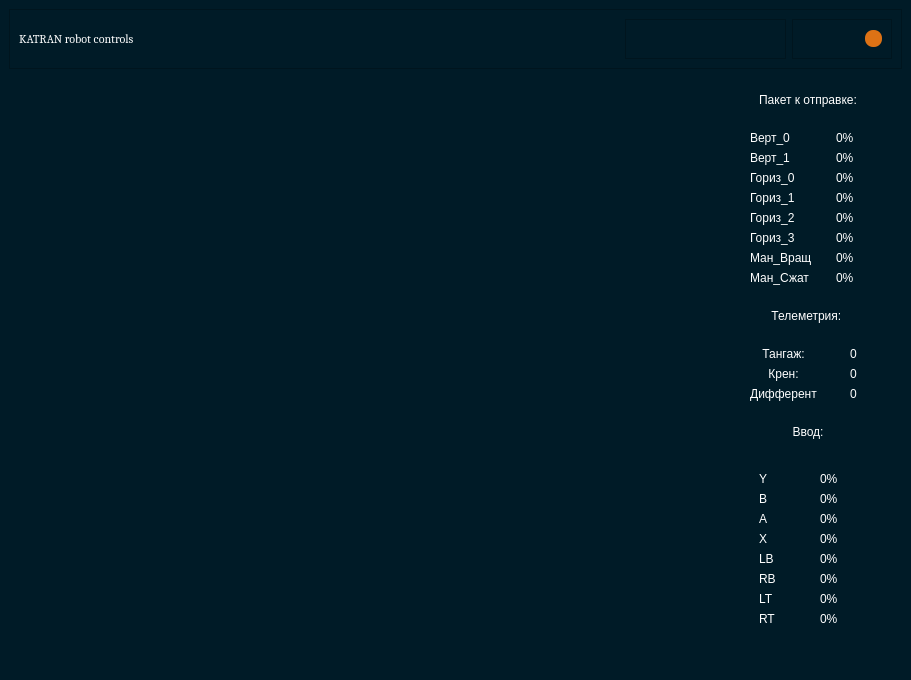
<?xml version="1.0" encoding="UTF-8"?>
<ui version="4.0">
 <class>MainWindow</class>
 <widget class="QMainWindow" name="MainWindow">
  <property name="geometry">
   <rect>
    <x>0</x>
    <y>0</y>
    <width>911</width>
    <height>672</height>
   </rect>
  </property>
  <property name="windowTitle">
   <string>MainWindow</string>
  </property>
  <property name="styleSheet">
   <string notr="true">color:rgb(42, 42, 42)</string>
  </property>
  <widget class="QWidget" name="centralwidget">
   <property name="styleSheet">
    <string notr="true">background-color: rgb(0, 27, 39);</string>
   </property>
   <layout class="QVBoxLayout" name="verticalLayout_6">
    <item>
     <widget class="QFrame" name="frame_10">
      <property name="frameShape">
       <enum>QFrame::StyledPanel</enum>
      </property>
      <property name="frameShadow">
       <enum>QFrame::Raised</enum>
      </property>
      <layout class="QHBoxLayout" name="horizontalLayout">
       <item>
        <widget class="QLabel" name="label_title">
         <property name="minimumSize">
          <size>
           <width>600</width>
           <height>32</height>
          </size>
         </property>
         <property name="maximumSize">
          <size>
           <width>9999999</width>
           <height>9999999</height>
          </size>
         </property>
         <property name="font">
          <font>
           <family>Cambria</family>
           <pointsize>9</pointsize>
           <italic>false</italic>
           <bold>false</bold>
          </font>
         </property>
         <property name="styleSheet">
          <string notr="true">color: rgb(255, 255, 255);
font: 9pt &quot;Cambria&quot;;</string>
         </property>
         <property name="text">
          <string>KATRAN robot controls</string>
         </property>
        </widget>
       </item>
       <item>
        <widget class="QFrame" name="frameAppTabs">
         <property name="maximumSize">
          <size>
           <width>200</width>
           <height>16777215</height>
          </size>
         </property>
         <property name="frameShape">
          <enum>QFrame::StyledPanel</enum>
         </property>
         <property name="frameShadow">
          <enum>QFrame::Raised</enum>
         </property>
         <layout class="QHBoxLayout" name="horizontalLayout_6"/>
        </widget>
       </item>
       <item>
        <widget class="QFrame" name="frame_btns">
         <property name="maximumSize">
          <size>
           <width>100</width>
           <height>16777215</height>
          </size>
         </property>
         <property name="frameShape">
          <enum>QFrame::StyledPanel</enum>
         </property>
         <property name="frameShadow">
          <enum>QFrame::Raised</enum>
         </property>
         <layout class="QHBoxLayout" name="horizontalLayout_7">
          <item>
           <spacer name="horizontalSpacer">
            <property name="orientation">
             <enum>Qt::Horizontal</enum>
            </property>
            <property name="sizeHint" stdset="0">
             <size>
              <width>40</width>
              <height>20</height>
             </size>
            </property>
           </spacer>
          </item>
          <item>
           <widget class="QPushButton" name="btn_close">
            <property name="minimumSize">
             <size>
              <width>16</width>
              <height>16</height>
             </size>
            </property>
            <property name="maximumSize">
             <size>
              <width>17</width>
              <height>17</height>
             </size>
            </property>
            <property name="toolTip">
             <string>Close</string>
            </property>
            <property name="styleSheet">
             <string notr="true">QPushButton {
	border: none;
	border-radius: 8px;		
	background-color: rgb(221, 114, 21);
	background-repeat: no-repeat;
	background-position: center;
	background-image: url(:/icons/icons/icon_close.png);
}
QPushButton:hover {		
	background-color: rgb(159, 80, 15);
}</string>
            </property>
            <property name="text">
             <string/>
            </property>
           </widget>
          </item>
         </layout>
        </widget>
       </item>
      </layout>
     </widget>
    </item>
    <item>
     <widget class="QFrame" name="frame">
      <property name="styleSheet">
       <string notr="true">background-color: rgb(0, 27, 39);
border-radius: 10px;

</string>
      </property>
      <property name="frameShape">
       <enum>QFrame::StyledPanel</enum>
      </property>
      <property name="frameShadow">
       <enum>QFrame::Raised</enum>
      </property>
      <layout class="QHBoxLayout" name="horizontalLayout_2">
       <item>
        <widget class="QLabel" name="camera_feed">
         <property name="sizePolicy">
          <sizepolicy hsizetype="MinimumExpanding" vsizetype="MinimumExpanding">
           <horstretch>0</horstretch>
           <verstretch>0</verstretch>
          </sizepolicy>
         </property>
         <property name="text">
          <string/>
         </property>
        </widget>
       </item>
       <item>
        <widget class="QFrame" name="frame_2">
         <property name="frameShape">
          <enum>QFrame::StyledPanel</enum>
         </property>
         <property name="frameShadow">
          <enum>QFrame::Raised</enum>
         </property>
         <layout class="QVBoxLayout" name="verticalLayout">
          <item>
           <widget class="QLabel" name="label_packetForSending">
            <property name="sizePolicy">
             <sizepolicy hsizetype="Preferred" vsizetype="Preferred">
              <horstretch>0</horstretch>
              <verstretch>0</verstretch>
             </sizepolicy>
            </property>
            <property name="styleSheet">
             <string notr="true">color: rgb(255, 255, 255);</string>
            </property>
            <property name="text">
             <string>Пакет к отправке:</string>
            </property>
            <property name="alignment">
             <set>Qt::AlignCenter</set>
            </property>
           </widget>
          </item>
          <item>
           <widget class="QFrame" name="frame_3">
            <property name="frameShape">
             <enum>QFrame::StyledPanel</enum>
            </property>
            <property name="frameShadow">
             <enum>QFrame::Raised</enum>
            </property>
            <layout class="QHBoxLayout" name="horizontalLayout_3">
             <item>
              <widget class="QFrame" name="frame_5">
               <property name="frameShape">
                <enum>QFrame::StyledPanel</enum>
               </property>
               <property name="frameShadow">
                <enum>QFrame::Raised</enum>
               </property>
               <layout class="QVBoxLayout" name="verticalLayout_2">
                <item>
                 <widget class="QLabel" name="thrus_vert_0">
                  <property name="palette">
                   <palette>
                    <active>
                     <colorrole role="WindowText">
                      <brush brushstyle="SolidPattern">
                       <color alpha="255">
                        <red>255</red>
                        <green>255</green>
                        <blue>255</blue>
                       </color>
                      </brush>
                     </colorrole>
                     <colorrole role="Button">
                      <brush brushstyle="SolidPattern">
                       <color alpha="255">
                        <red>0</red>
                        <green>27</green>
                        <blue>39</blue>
                       </color>
                      </brush>
                     </colorrole>
                     <colorrole role="Text">
                      <brush brushstyle="SolidPattern">
                       <color alpha="255">
                        <red>255</red>
                        <green>255</green>
                        <blue>255</blue>
                       </color>
                      </brush>
                     </colorrole>
                     <colorrole role="ButtonText">
                      <brush brushstyle="SolidPattern">
                       <color alpha="255">
                        <red>255</red>
                        <green>255</green>
                        <blue>255</blue>
                       </color>
                      </brush>
                     </colorrole>
                     <colorrole role="Base">
                      <brush brushstyle="SolidPattern">
                       <color alpha="255">
                        <red>0</red>
                        <green>27</green>
                        <blue>39</blue>
                       </color>
                      </brush>
                     </colorrole>
                     <colorrole role="Window">
                      <brush brushstyle="SolidPattern">
                       <color alpha="255">
                        <red>0</red>
                        <green>27</green>
                        <blue>39</blue>
                       </color>
                      </brush>
                     </colorrole>
                     <colorrole role="PlaceholderText">
                      <brush brushstyle="SolidPattern">
                       <color alpha="255">
                        <red>255</red>
                        <green>255</green>
                        <blue>255</blue>
                       </color>
                      </brush>
                     </colorrole>
                    </active>
                    <inactive>
                     <colorrole role="WindowText">
                      <brush brushstyle="SolidPattern">
                       <color alpha="255">
                        <red>255</red>
                        <green>255</green>
                        <blue>255</blue>
                       </color>
                      </brush>
                     </colorrole>
                     <colorrole role="Button">
                      <brush brushstyle="SolidPattern">
                       <color alpha="255">
                        <red>0</red>
                        <green>27</green>
                        <blue>39</blue>
                       </color>
                      </brush>
                     </colorrole>
                     <colorrole role="Text">
                      <brush brushstyle="SolidPattern">
                       <color alpha="255">
                        <red>255</red>
                        <green>255</green>
                        <blue>255</blue>
                       </color>
                      </brush>
                     </colorrole>
                     <colorrole role="ButtonText">
                      <brush brushstyle="SolidPattern">
                       <color alpha="255">
                        <red>255</red>
                        <green>255</green>
                        <blue>255</blue>
                       </color>
                      </brush>
                     </colorrole>
                     <colorrole role="Base">
                      <brush brushstyle="SolidPattern">
                       <color alpha="255">
                        <red>0</red>
                        <green>27</green>
                        <blue>39</blue>
                       </color>
                      </brush>
                     </colorrole>
                     <colorrole role="Window">
                      <brush brushstyle="SolidPattern">
                       <color alpha="255">
                        <red>0</red>
                        <green>27</green>
                        <blue>39</blue>
                       </color>
                      </brush>
                     </colorrole>
                     <colorrole role="PlaceholderText">
                      <brush brushstyle="SolidPattern">
                       <color alpha="255">
                        <red>255</red>
                        <green>255</green>
                        <blue>255</blue>
                       </color>
                      </brush>
                     </colorrole>
                    </inactive>
                    <disabled>
                     <colorrole role="WindowText">
                      <brush brushstyle="SolidPattern">
                       <color alpha="255">
                        <red>255</red>
                        <green>255</green>
                        <blue>255</blue>
                       </color>
                      </brush>
                     </colorrole>
                     <colorrole role="Button">
                      <brush brushstyle="SolidPattern">
                       <color alpha="255">
                        <red>0</red>
                        <green>27</green>
                        <blue>39</blue>
                       </color>
                      </brush>
                     </colorrole>
                     <colorrole role="Text">
                      <brush brushstyle="SolidPattern">
                       <color alpha="255">
                        <red>255</red>
                        <green>255</green>
                        <blue>255</blue>
                       </color>
                      </brush>
                     </colorrole>
                     <colorrole role="ButtonText">
                      <brush brushstyle="SolidPattern">
                       <color alpha="255">
                        <red>255</red>
                        <green>255</green>
                        <blue>255</blue>
                       </color>
                      </brush>
                     </colorrole>
                     <colorrole role="Base">
                      <brush brushstyle="SolidPattern">
                       <color alpha="255">
                        <red>0</red>
                        <green>27</green>
                        <blue>39</blue>
                       </color>
                      </brush>
                     </colorrole>
                     <colorrole role="Window">
                      <brush brushstyle="SolidPattern">
                       <color alpha="255">
                        <red>0</red>
                        <green>27</green>
                        <blue>39</blue>
                       </color>
                      </brush>
                     </colorrole>
                     <colorrole role="PlaceholderText">
                      <brush brushstyle="SolidPattern">
                       <color alpha="255">
                        <red>255</red>
                        <green>255</green>
                        <blue>255</blue>
                       </color>
                      </brush>
                     </colorrole>
                    </disabled>
                   </palette>
                  </property>
                  <property name="styleSheet">
                   <string notr="true">color: rgb(255, 255, 255);</string>
                  </property>
                  <property name="text">
                   <string>Верт_0</string>
                  </property>
                 </widget>
                </item>
                <item>
                 <widget class="QLabel" name="thrus_vert_1">
                  <property name="styleSheet">
                   <string notr="true">color: rgb(255, 255, 255);</string>
                  </property>
                  <property name="text">
                   <string>Верт_1</string>
                  </property>
                 </widget>
                </item>
                <item>
                 <widget class="QLabel" name="thrus_horiz_0">
                  <property name="styleSheet">
                   <string notr="true">color: rgb(255, 255, 255);</string>
                  </property>
                  <property name="text">
                   <string>Гориз_0</string>
                  </property>
                 </widget>
                </item>
                <item>
                 <widget class="QLabel" name="thrus_horiz_1">
                  <property name="styleSheet">
                   <string notr="true">color: rgb(255, 255, 255);</string>
                  </property>
                  <property name="text">
                   <string>Гориз_1</string>
                  </property>
                 </widget>
                </item>
                <item>
                 <widget class="QLabel" name="thrus_horiz_2">
                  <property name="styleSheet">
                   <string notr="true">color: rgb(255, 255, 255);</string>
                  </property>
                  <property name="text">
                   <string>Гориз_2</string>
                  </property>
                 </widget>
                </item>
                <item>
                 <widget class="QLabel" name="thrus_horiz_3">
                  <property name="styleSheet">
                   <string notr="true">color: rgb(255, 255, 255);</string>
                  </property>
                  <property name="text">
                   <string>Гориз_3</string>
                  </property>
                 </widget>
                </item>
                <item>
                 <widget class="QLabel" name="manip_rotation">
                  <property name="styleSheet">
                   <string notr="true">color: rgb(255, 255, 255);</string>
                  </property>
                  <property name="text">
                   <string>Ман_Вращ</string>
                  </property>
                 </widget>
                </item>
                <item>
                 <widget class="QLabel" name="manip_grabber">
                  <property name="styleSheet">
                   <string notr="true">color: rgb(255, 255, 255);</string>
                  </property>
                  <property name="text">
                   <string>Ман_Сжат</string>
                  </property>
                 </widget>
                </item>
               </layout>
              </widget>
             </item>
             <item>
              <widget class="QFrame" name="frame_4">
               <property name="frameShape">
                <enum>QFrame::StyledPanel</enum>
               </property>
               <property name="frameShadow">
                <enum>QFrame::Raised</enum>
               </property>
               <layout class="QVBoxLayout" name="verticalLayout_3">
                <item>
                 <widget class="QLabel" name="thrus_vert_0_perc">
                  <property name="styleSheet">
                   <string notr="true">color: rgb(255, 255, 255);</string>
                  </property>
                  <property name="text">
                   <string>0%</string>
                  </property>
                 </widget>
                </item>
                <item>
                 <widget class="QLabel" name="thrus_vert_1_perc">
                  <property name="styleSheet">
                   <string notr="true">color: rgb(255, 255, 255);</string>
                  </property>
                  <property name="text">
                   <string>0%</string>
                  </property>
                 </widget>
                </item>
                <item>
                 <widget class="QLabel" name="thrus_horiz_0_perc">
                  <property name="styleSheet">
                   <string notr="true">color: rgb(255, 255, 255);</string>
                  </property>
                  <property name="text">
                   <string>0%</string>
                  </property>
                 </widget>
                </item>
                <item>
                 <widget class="QLabel" name="thrus_horiz_1_perc">
                  <property name="styleSheet">
                   <string notr="true">color: rgb(255, 255, 255);</string>
                  </property>
                  <property name="text">
                   <string>0%</string>
                  </property>
                 </widget>
                </item>
                <item>
                 <widget class="QLabel" name="thrus_horiz_2_perc">
                  <property name="styleSheet">
                   <string notr="true">color: rgb(255, 255, 255);</string>
                  </property>
                  <property name="text">
                   <string>0%</string>
                  </property>
                 </widget>
                </item>
                <item>
                 <widget class="QLabel" name="thrus_horiz_3_perc">
                  <property name="styleSheet">
                   <string notr="true">color: rgb(255, 255, 255);</string>
                  </property>
                  <property name="text">
                   <string>0%</string>
                  </property>
                 </widget>
                </item>
                <item>
                 <widget class="QLabel" name="manip_rotation_perc">
                  <property name="styleSheet">
                   <string notr="true">color: rgb(255, 255, 255);</string>
                  </property>
                  <property name="text">
                   <string>0%</string>
                  </property>
                 </widget>
                </item>
                <item>
                 <widget class="QLabel" name="manip_grabber_perc">
                  <property name="minimumSize">
                   <size>
                    <width>30</width>
                    <height>0</height>
                   </size>
                  </property>
                  <property name="styleSheet">
                   <string notr="true">color: rgb(255, 255, 255);</string>
                  </property>
                  <property name="text">
                   <string>0%</string>
                  </property>
                 </widget>
                </item>
               </layout>
              </widget>
             </item>
            </layout>
           </widget>
          </item>
          <item>
           <widget class="QLabel" name="label">
            <property name="styleSheet">
             <string notr="true">color: rgb(255, 255, 255);</string>
            </property>
            <property name="text">
             <string>Телеметрия: </string>
            </property>
            <property name="alignment">
             <set>Qt::AlignCenter</set>
            </property>
           </widget>
          </item>
          <item>
           <widget class="QFrame" name="frame_11">
            <property name="frameShape">
             <enum>QFrame::StyledPanel</enum>
            </property>
            <property name="frameShadow">
             <enum>QFrame::Raised</enum>
            </property>
            <layout class="QHBoxLayout" name="horizontalLayout_8">
             <item>
              <widget class="QFrame" name="frame_13">
               <property name="frameShape">
                <enum>QFrame::StyledPanel</enum>
               </property>
               <property name="frameShadow">
                <enum>QFrame::Raised</enum>
               </property>
               <layout class="QVBoxLayout" name="verticalLayout_8">
                <item>
                 <widget class="QLabel" name="label_7">
                  <property name="styleSheet">
                   <string notr="true">color: rgb(255, 255, 255);</string>
                  </property>
                  <property name="text">
                   <string>Тангаж:</string>
                  </property>
                  <property name="alignment">
                   <set>Qt::AlignCenter</set>
                  </property>
                 </widget>
                </item>
                <item>
                 <widget class="QLabel" name="label_6">
                  <property name="styleSheet">
                   <string notr="true">color: rgb(255, 255, 255);</string>
                  </property>
                  <property name="text">
                   <string>Крен:</string>
                  </property>
                  <property name="alignment">
                   <set>Qt::AlignCenter</set>
                  </property>
                 </widget>
                </item>
                <item>
                 <widget class="QLabel" name="label_3">
                  <property name="styleSheet">
                   <string notr="true">color: rgb(255, 255, 255);</string>
                  </property>
                  <property name="text">
                   <string>Дифферент</string>
                  </property>
                  <property name="alignment">
                   <set>Qt::AlignCenter</set>
                  </property>
                 </widget>
                </item>
               </layout>
              </widget>
             </item>
             <item>
              <widget class="QFrame" name="frame_12">
               <property name="frameShape">
                <enum>QFrame::StyledPanel</enum>
               </property>
               <property name="frameShadow">
                <enum>QFrame::Raised</enum>
               </property>
               <layout class="QVBoxLayout" name="verticalLayout_7">
                <item>
                 <widget class="QLabel" name="label_5">
                  <property name="styleSheet">
                   <string notr="true">color: rgb(255, 255, 255);</string>
                  </property>
                  <property name="text">
                   <string>0</string>
                  </property>
                  <property name="alignment">
                   <set>Qt::AlignCenter</set>
                  </property>
                 </widget>
                </item>
                <item>
                 <widget class="QLabel" name="label_4">
                  <property name="styleSheet">
                   <string notr="true">color: rgb(255, 255, 255);</string>
                  </property>
                  <property name="text">
                   <string>0</string>
                  </property>
                  <property name="alignment">
                   <set>Qt::AlignCenter</set>
                  </property>
                 </widget>
                </item>
                <item>
                 <widget class="QLabel" name="label_2">
                  <property name="styleSheet">
                   <string notr="true">color: rgb(255, 255, 255);</string>
                  </property>
                  <property name="text">
                   <string>0</string>
                  </property>
                  <property name="alignment">
                   <set>Qt::AlignCenter</set>
                  </property>
                 </widget>
                </item>
               </layout>
              </widget>
             </item>
            </layout>
           </widget>
          </item>
          <item>
           <widget class="QLabel" name="label_inputs">
            <property name="styleSheet">
             <string notr="true">color: rgb(255, 255, 255);</string>
            </property>
            <property name="text">
             <string>Ввод:</string>
            </property>
            <property name="alignment">
             <set>Qt::AlignCenter</set>
            </property>
           </widget>
          </item>
          <item>
           <widget class="QFrame" name="frame_6">
            <property name="frameShape">
             <enum>QFrame::StyledPanel</enum>
            </property>
            <property name="frameShadow">
             <enum>QFrame::Raised</enum>
            </property>
            <layout class="QHBoxLayout" name="horizontalLayout_5">
             <item>
              <widget class="QFrame" name="frame_7">
               <property name="frameShape">
                <enum>QFrame::StyledPanel</enum>
               </property>
               <property name="frameShadow">
                <enum>QFrame::Raised</enum>
               </property>
               <layout class="QHBoxLayout" name="horizontalLayout_4">
                <item>
                 <widget class="QFrame" name="frame_8">
                  <property name="styleSheet">
                   <string notr="true">color: rgb(255, 255, 255);</string>
                  </property>
                  <property name="frameShape">
                   <enum>QFrame::StyledPanel</enum>
                  </property>
                  <property name="frameShadow">
                   <enum>QFrame::Raised</enum>
                  </property>
                  <layout class="QVBoxLayout" name="verticalLayout_4">
                   <item>
                    <widget class="QLabel" name="buttonY">
                     <property name="text">
                      <string>Y</string>
                     </property>
                    </widget>
                   </item>
                   <item>
                    <widget class="QLabel" name="buttonB">
                     <property name="text">
                      <string>B</string>
                     </property>
                    </widget>
                   </item>
                   <item>
                    <widget class="QLabel" name="buttonA">
                     <property name="text">
                      <string>A</string>
                     </property>
                    </widget>
                   </item>
                   <item>
                    <widget class="QLabel" name="buttonX">
                     <property name="text">
                      <string>X</string>
                     </property>
                    </widget>
                   </item>
                   <item>
                    <widget class="QLabel" name="buttonLB">
                     <property name="text">
                      <string>LB</string>
                     </property>
                    </widget>
                   </item>
                   <item>
                    <widget class="QLabel" name="buttonRB">
                     <property name="text">
                      <string>RB</string>
                     </property>
                    </widget>
                   </item>
                   <item>
                    <widget class="QLabel" name="buttonLT">
                     <property name="text">
                      <string>LT</string>
                     </property>
                    </widget>
                   </item>
                   <item>
                    <widget class="QLabel" name="buttonRT">
                     <property name="text">
                      <string>RT</string>
                     </property>
                    </widget>
                   </item>
                  </layout>
                 </widget>
                </item>
                <item>
                 <widget class="QFrame" name="frame_9">
                  <property name="styleSheet">
                   <string notr="true">color: rgb(255, 255, 255);</string>
                  </property>
                  <property name="frameShape">
                   <enum>QFrame::StyledPanel</enum>
                  </property>
                  <property name="frameShadow">
                   <enum>QFrame::Raised</enum>
                  </property>
                  <layout class="QVBoxLayout" name="verticalLayout_5">
                   <item>
                    <widget class="QLabel" name="buttonY_perc">
                     <property name="text">
                      <string>0%</string>
                     </property>
                    </widget>
                   </item>
                   <item>
                    <widget class="QLabel" name="buttonB_perc">
                     <property name="text">
                      <string>0%</string>
                     </property>
                    </widget>
                   </item>
                   <item>
                    <widget class="QLabel" name="buttonA_perc">
                     <property name="text">
                      <string>0%</string>
                     </property>
                    </widget>
                   </item>
                   <item>
                    <widget class="QLabel" name="buttonX_perc">
                     <property name="text">
                      <string>0%</string>
                     </property>
                    </widget>
                   </item>
                   <item>
                    <widget class="QLabel" name="buttonLB_perc">
                     <property name="text">
                      <string>0%</string>
                     </property>
                    </widget>
                   </item>
                   <item>
                    <widget class="QLabel" name="buttonRB_perc">
                     <property name="text">
                      <string>0%</string>
                     </property>
                    </widget>
                   </item>
                   <item>
                    <widget class="QLabel" name="buttonLT_perc">
                     <property name="text">
                      <string>0%</string>
                     </property>
                    </widget>
                   </item>
                   <item>
                    <widget class="QLabel" name="buttonRT_perc">
                     <property name="text">
                      <string>0%</string>
                     </property>
                    </widget>
                   </item>
                  </layout>
                 </widget>
                </item>
               </layout>
              </widget>
             </item>
            </layout>
           </widget>
          </item>
         </layout>
        </widget>
       </item>
      </layout>
     </widget>
    </item>
   </layout>
  </widget>
 </widget>
 <resources/>
 <connections/>
</ui>
